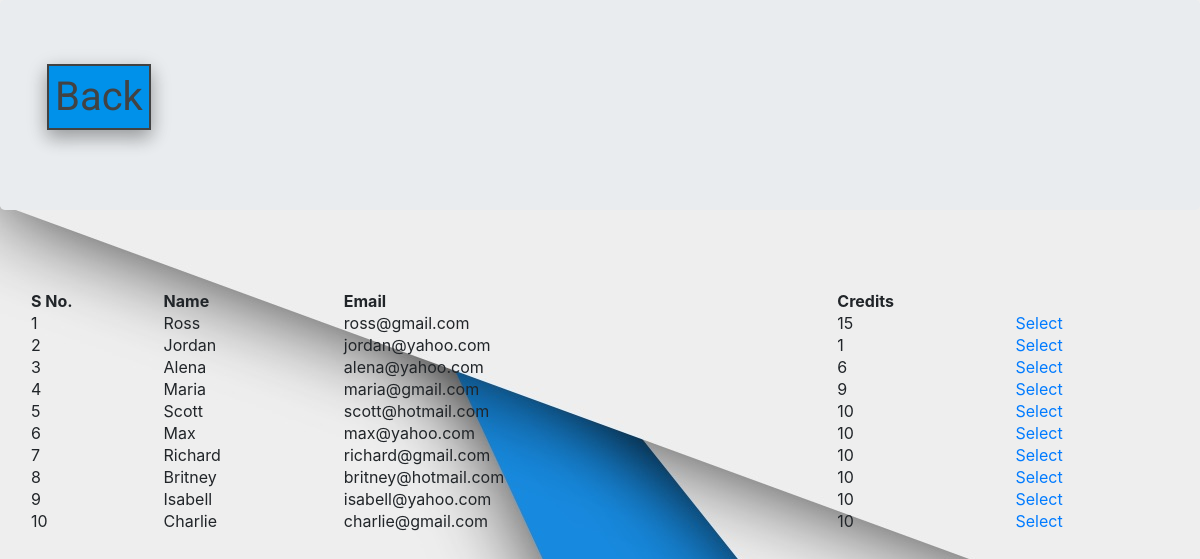
The page /a2/index.php on the database its author committed.
### tables this page shows
CREATE TABLE `users` (
  `name` varchar(20) DEFAULT NULL,
  `email` varchar(20) DEFAULT NULL,
  `credit` int(11) DEFAULT '10'
);

### a2/index.php (the view, shortened to what this page needs)
<?php
    require_once('db_connect.php');
    $query = "select * from users";
    $result = mysqli_query($link,$query);
?>
<html>
	<head>
        <link rel="stylesheet" href="node_modules/bootstrap/dist/css/bootstrap.min.css">
        <link rel="stylesheet" href="css/styles.css">
    </head>
    <body>
          <header class="jumbotron">
              <div class="container">
                  <div class="row row-header">
                      <div class="col-12 col-sm-6">
                            <form action="index.html">
                              <input type="submit" class="button" value='Back'/>
                            </form>
                      </div>
                      <div class="col-12 col-sm">
                      </div>
                  </div>
              </div>
          </header>
          <br><br>
    	<thead>
        <table class=" container centerlist">
				<tr>
                    <th>S No.</th>
    				<th >Name</th>
    				<th >Email</th>
    				<th >Credits</th>
				</tr>
			</thead>
            <?php
                $i=1;
                while($row = mysqli_fetch_array($result)) {
                    echo "<tr>";
                    echo "<td>" . $i . "</td>";
                    echo "<td>" . $row["name"] . "</td>";
                    echo "<td>" . $row["email"] . "</td>";
                    echo "<td>" . $row["credit"] . "</td>";
                    echo "<td><a href=transfer.php?name=" . $row['name'] . ">Select</a><td>";
                    echo "</tr>";
                    ++$i;
                }
            ?>
    </body>
</html>

### a2/css/styles.css (style rules this page uses)
.button { background: #0091ea ; border: 2px solid #424242; color: #424242; padding: none; text-align: center; text-decoration: none; display: inline-block; font-size: 40px; text-decoration-color: ; font-family: 'Roboto', sans-serif; -webkit-transition-duration: 0.4s; transition-duration: 0.4s; box-shadow: 0 8px 16px 0 rgba(0,0,0,0.2), 0 6px 20px 0 rgba(0,0,0,0.19); }
body { background-image: url("../material-design-blue-and-white-to.jpg"); }

### rows shown on the page
users: name "Ross", email "ross@gmail.com", credit "15"
users: name "Jordan", email "jordan@yahoo.com", credit "1"
users: name "Alena", email "alena@yahoo.com", credit "6"
users: name "Maria", email "maria@gmail.com", credit "9"
users: name "Scott", email "scott@hotmail.com", credit "10"
users: name "Max", email "max@yahoo.com", credit "10"
users: name "Richard", email "richard@gmail.com", credit "10"
users: name "Britney", email "britney@hotmail.com", credit "10"
users: name "Isabell", email "isabell@yahoo.com", credit "10"
users: name "Charlie", email "charlie@gmail.com", credit "10"
